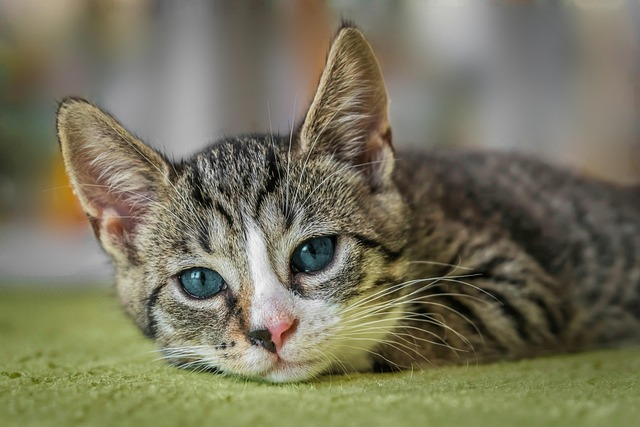
#> input picture opencv/Img/cat_test.jpg, 640 x 427 px
$ python flip_img.py
#> lines starting #> are read from the running program, lines starting #| are printed output that depends on the picture


import numpy as np
import cv2

img = cv2.imread("Img/cat_test.jpg")
#> img is the input picture: shape (427, 640, 3); mean B, G, R 93.4, 116, 119.2

# 0 1 and -1 to flip vertical,horizontal and both respectively
new_img = cv2.flip(img,-1)
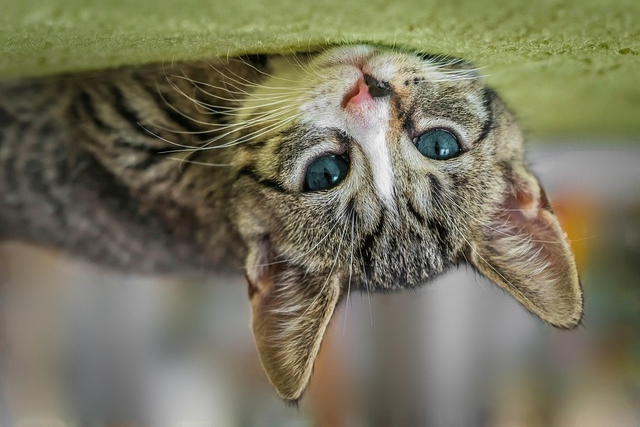
#> new_img: shape (427, 640, 3); mean B, G, R 93.4, 116, 119.2
cv2.imshow("window",new_img)
cv2.waitKey(0)
cv2.destroyAllWindows()
